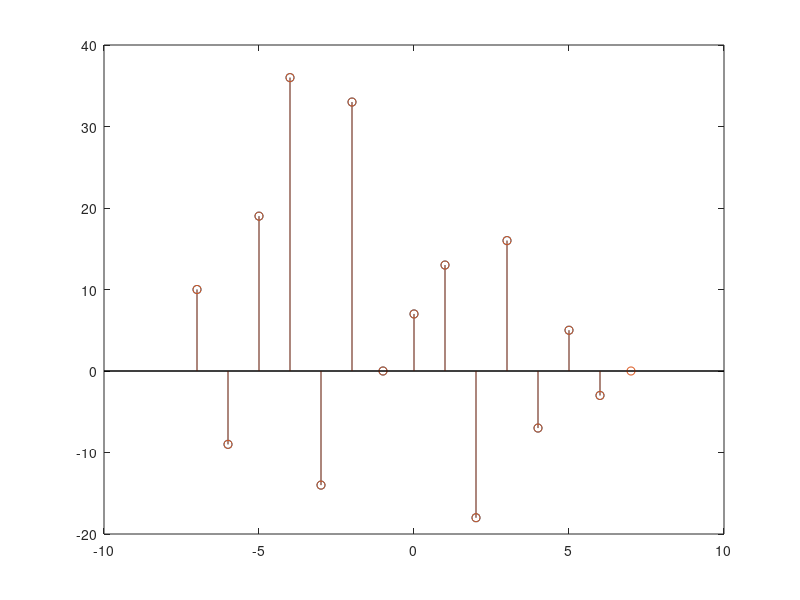

Write the MATLAB code that produced this figure.
clc;
clear all;
close all;

x = [2 -1 3 7 1 2 -3];
y = [1 -1 2 -2 4 1 -2 5];

%x = input('Enter the 1st Sequence : '); 
%y = input('Enter the 2nd Sequence : '); 

yBar = fliplr(y);
len = length(x) + length(y) - 1;

X = [x,zeros(1,length(y))];
Y = [yBar,zeros(1,length(x))];

result = zeros(1,len);

for i=1:len
    for j=1:i
        result(i) = result(i) + X(j) * Y(i+1-j);
    end
end


lag = -(length(y)-1):1:(length(x)-1);
stem(lag,result);
result
lag
hold on;

%with built in function
[r,ll] = xcorr(x,y);
r
ll
stem(ll,r);
